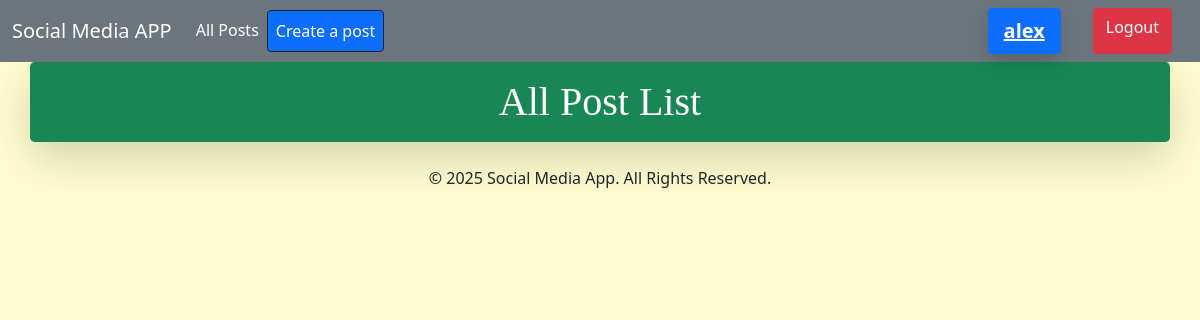
Page /profile/ (signed in) on the earlier database version.
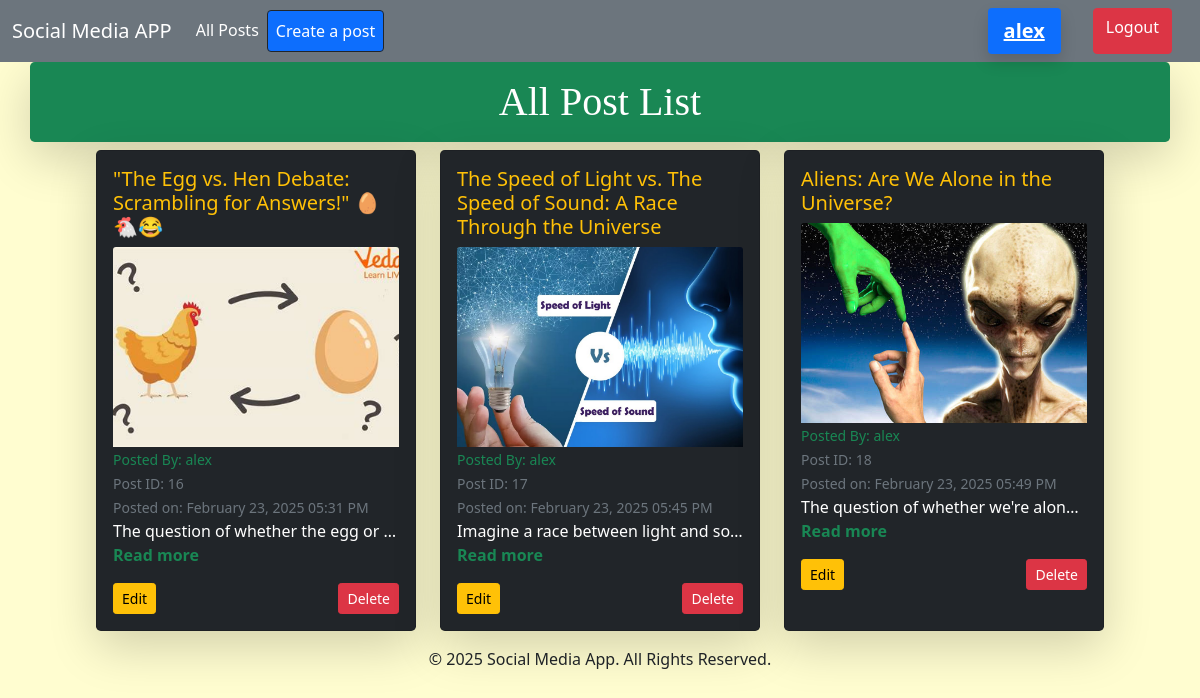
Same page on the later database version.
### social/models.py (models this page shows, shortened)
class Post(models.Model):
    user = models.ForeignKey(User, on_delete=models.CASCADE, related_name='posts')
    title = models.CharField(max_length=255)
    content = models.TextField()
    image = models.ImageField(upload_to='post_images/', blank=True, null=True)  # Add this field
    created_at = models.DateTimeField(auto_now_add=True)
    updated_at = models.DateTimeField(auto_now=True)

### social/views.py (the view)
# urls.py: path('profile/',views.user_profile,name='user_profile'),
@login_required
def user_profile(request):
    posts = Post.objects.filter(user = request.user)
    return render(request,'social/profile.html',{'posts':posts})

### social/templates/social/profile.html (shortened to what this page needs)
{% extends "base.html" %}
{% block content %}
<h1 class="py-3 container text-center bg-success text-white rounded-3 shadow-lg" style="font-family: Verdana">
  All Post List
</h1>
<div class="container d-flex flex-wrap justify-content-center gap-4">
  {% for post in posts %}
    <div class="card bg-dark text-white shadow-lg rounded-3" style="width: 20rem;">
      <div class="card-body">
        <h5 class="card-title text-warning">{{ post.title }}</h5>
        {% if post.image %}
          <img src="{{ post.image.url }}" class="card-img-top" alt="Post Image" style="height: 200px; object-fit: cover;">
        {% endif %}
        <p class="card-text">
          <small class="text-success">Posted By: {{ post.user.username }}</small><br>
          <small class="text-muted">Post ID: {{ post.id }}</small><br>
          <small class="text-muted">Posted on: {{ post.created_at|date:"F d, Y h:i A" }}</small><br>
          <span class="d-block text-truncate" style="max-height: 4.5em; overflow: hidden;">
            {{ post.content|truncatewords:80 }}
          </span>
          <a href="{% url 'post_detail' post.id %}" class="text-decoration-none text-success fw-bold">Read more</a>
        </p>
        <div class="d-flex justify-content-between">
          <a href="{% url 'update_post' id=post.id %}" class="btn btn-warning btn-sm">Edit</a>
          <a href="{% url 'delete_post' id=post.id %}" class="btn btn-danger btn-sm">Delete</a>
        </div>
      </div>
    </div>
  {% endfor %}
</div>
{% endblock content %}

Differences in the rows shown:
added Post: title "\"The Egg vs. Hen Debate: Scrambling for Answers!\" 🥚🐔😂", image (picture), user.username "alex", id "16", created_at "February 23, 2025 05:31 PM", content "The question of whether the egg or…"
added Post: title "The Speed of Light vs. The Speed of Sound: A Race Through the Universe", image (placeholder picture), user.username "alex", id "17", created_at "February 23, 2025 05:45 PM", content "Imagine a race between light and so…"
added Post: title "Aliens: Are We Alone in the Universe?", image (picture), user.username "alex", id "18", created_at "February 23, 2025 05:49 PM", content "The question of whether we're alon…"
